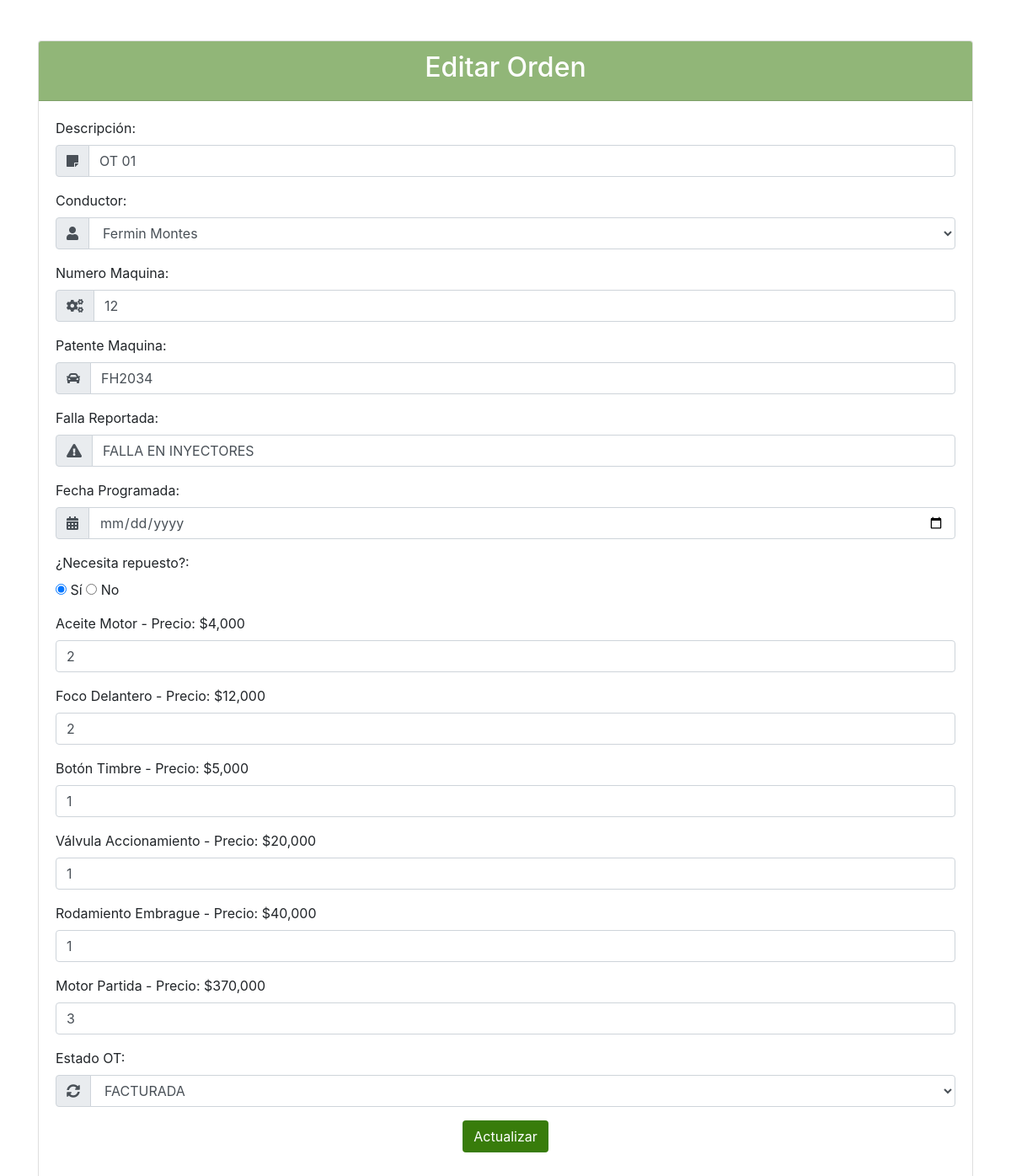
The app's page /editar_orden/15, older data.
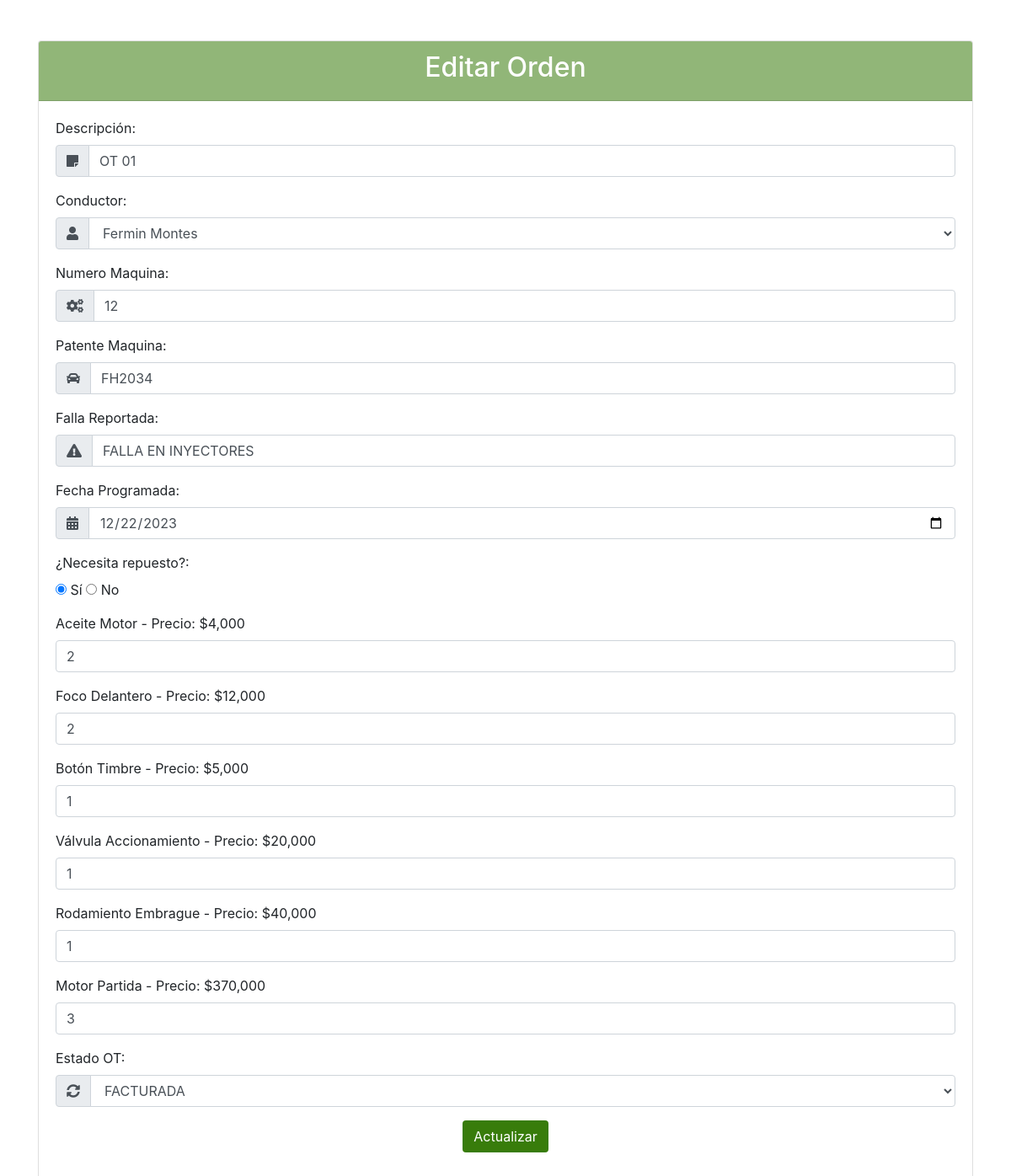
The same page, newer data.
### tables this page shows
CREATE TABLE orders (
                id INTEGER PRIMARY KEY AUTOINCREMENT,
                descripcion TEXT NOT NULL,
                conductor TEXT NOT NULL,
                numero_maquina TEXT NOT NULL,
                patente_maquina TEXT NOT NULL,
                falla_reportada TEXT NOT NULL,
                fecha_entrega_programada TEXT NOT NULL,
                necesita_repuestos INTEGER NOT NULL,
                estado_ot TEXT NOT NULL
            , repuestos TEXT);

### app.py (the view, shortened to what this page needs)
@app.route('/editar_orden/<int:id>', methods=['GET', 'POST'])
def editar_orden(id):
    db = get_db_connection()  # <-- Aquí está el cambio
    cursor = db.cursor()
    cursor.execute('SELECT * FROM orders WHERE id = ?', (id,))
    orden = cursor.fetchone()
    repuestos_data = json.loads(orden['repuestos'] or '{}')
    if not orden:
        flash('La orden no existe', 'error')
        return redirect(url_for('listar_ordenes'))  # Asumiendo que tienes una función que muestra la lista de órdenes
    return render_template('editar_orden.html', orden=orden, repuestos=repuestos_data)

### app.py (called while the page is built)
def get_db_connection():
    conn = sqlite3.connect('database.db')
    conn.row_factory = sqlite3.Row
    return conn

### templates/editar_orden.html (shortened to what the changed rows need)
<!DOCTYPE html>
<html lang="en">
<head>
    <link href="https://maxcdn.bootstrapcdn.com/bootstrap/4.5.2/css/bootstrap.min.css" rel="stylesheet">
    <link rel="stylesheet" href="https://cdnjs.cloudflare.com/ajax/libs/font-awesome/5.15.3/css/all.min.css">
</head>
<body>
    <div class="container mt-5">
        <div class="card">
                        <div class="card-header text-center" style="background-color: #387c0b8d; color: #ffffff;">
                            <h2>Editar Orden</h2>
                        </div>
            <div class="card-body">
        <form action="{{ url_for('editar_orden', id=orden.id) }}" method="post">
            <div class="form-group">
                <div class="input-group">
                    <div class="input-group-prepend">
                        <span class="input-group-text"><i class="fas fa-sticky-note"></i></span>
                    </div>
                    <input type="text" name="descripcion" class="form-control" value="{{ orden[1] }}" required>
                </div>
            </div>
            <div class="form-group">
                <div class="input-group">
                    <div class="input-group-prepend">
                        <span class="input-group-text"><i class="fas fa-user"></i></span>
                    </div>
                    <select name="conductor" class="form-control" required>
                        <option value="fermin" {% if orden[2] == 'fermin' %}selected{% endif %}>Fermin Montes</option>
                    </select>
                </div>
            </div>
            <div class="form-group">
                <div class="input-group">
                    <div class="input-group-prepend">
                        <span class="input-group-text"><i class="fas fa-cogs"></i></span>
                    </div>
                    <input type="text" name="numero_maquina" class="form-control" value="{{ orden[3] }}" required>
                </div>
            </div>
            <div class="form-group">
                <div class="input-group">
                    <div class="input-group-prepend">
                        <span class="input-group-text"><i class="fas fa-car"></i></span>
                    </div>
                    <input type="text" name="patente_maquina" class="form-control" value="{{ orden[4] }}" required>
                </div>
            </div>
            <div class="form-group">
                <div class="input-group">
                    <div class="input-group-prepend">
                        <span class="input-group-text"><i class="fas fa-exclamation-triangle"></i></span>
                    </div>
                    <input type="text" name="falla_reportada" class="form-control" value="{{ orden[5] }}" required>
                </div>
            </div>
            <div class="form-group">
                <div class="input-group">
                    <div class="input-group-prepend">
                        <span class="input-group-text"><i class="fas fa-calendar-alt"></i></span>
                    </div>
                    <input type="date" name="fecha_entrega_programada" class="form-control" value="{{ orden[6] }}" required>
                </div>
            </div>
        </form>
    </div>
</div>
    </div>
</body>
</html>

Row changes from the older to the newer data that the page shows:
changed orders "OT 01": conductor (not shown) → "Fermin Montes"; fecha_entrega_programada (not shown) → "12/22/2023"
Text that changed along with them:
form field conductor: "Fermin Montes" → (not shown)
